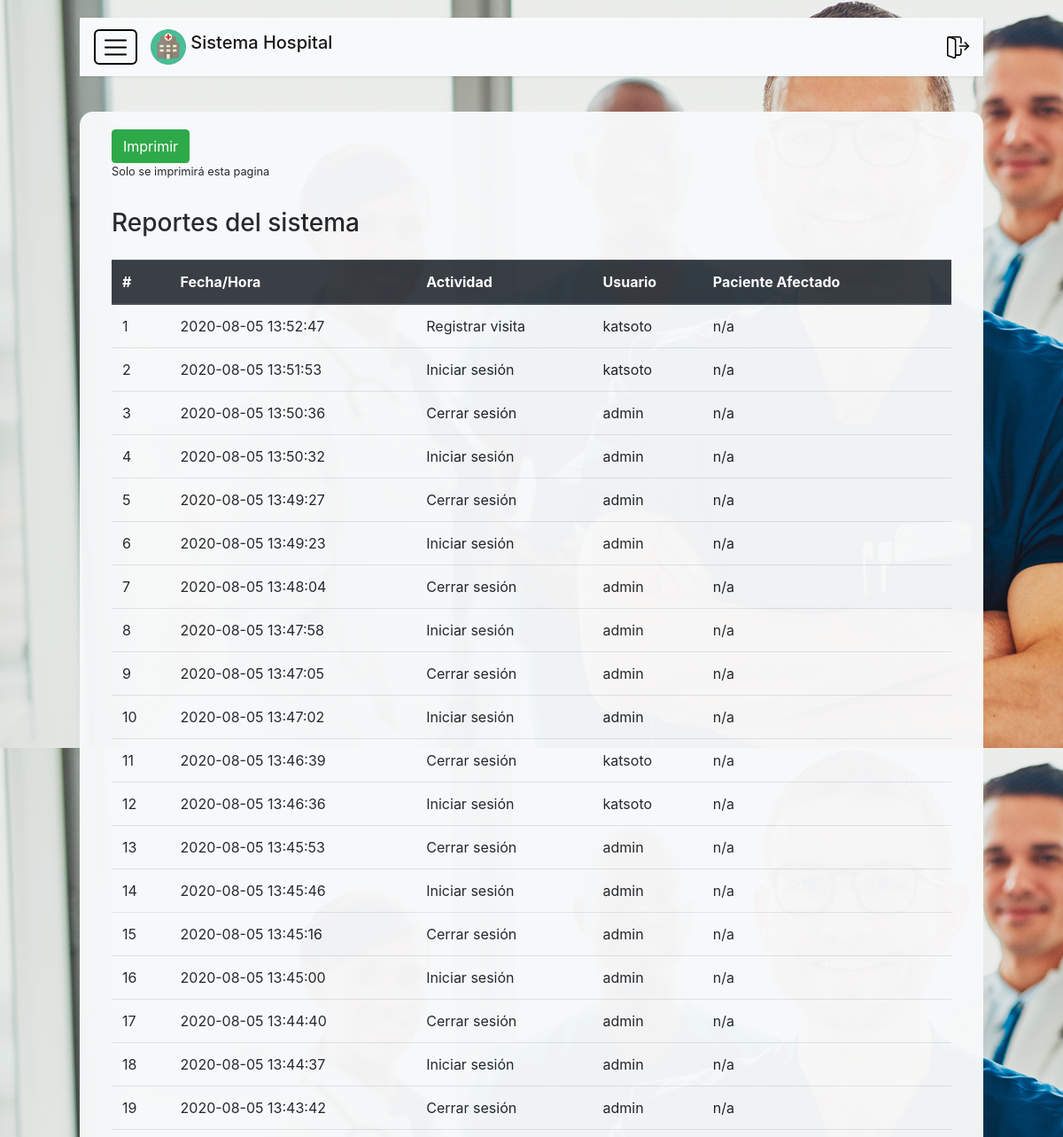
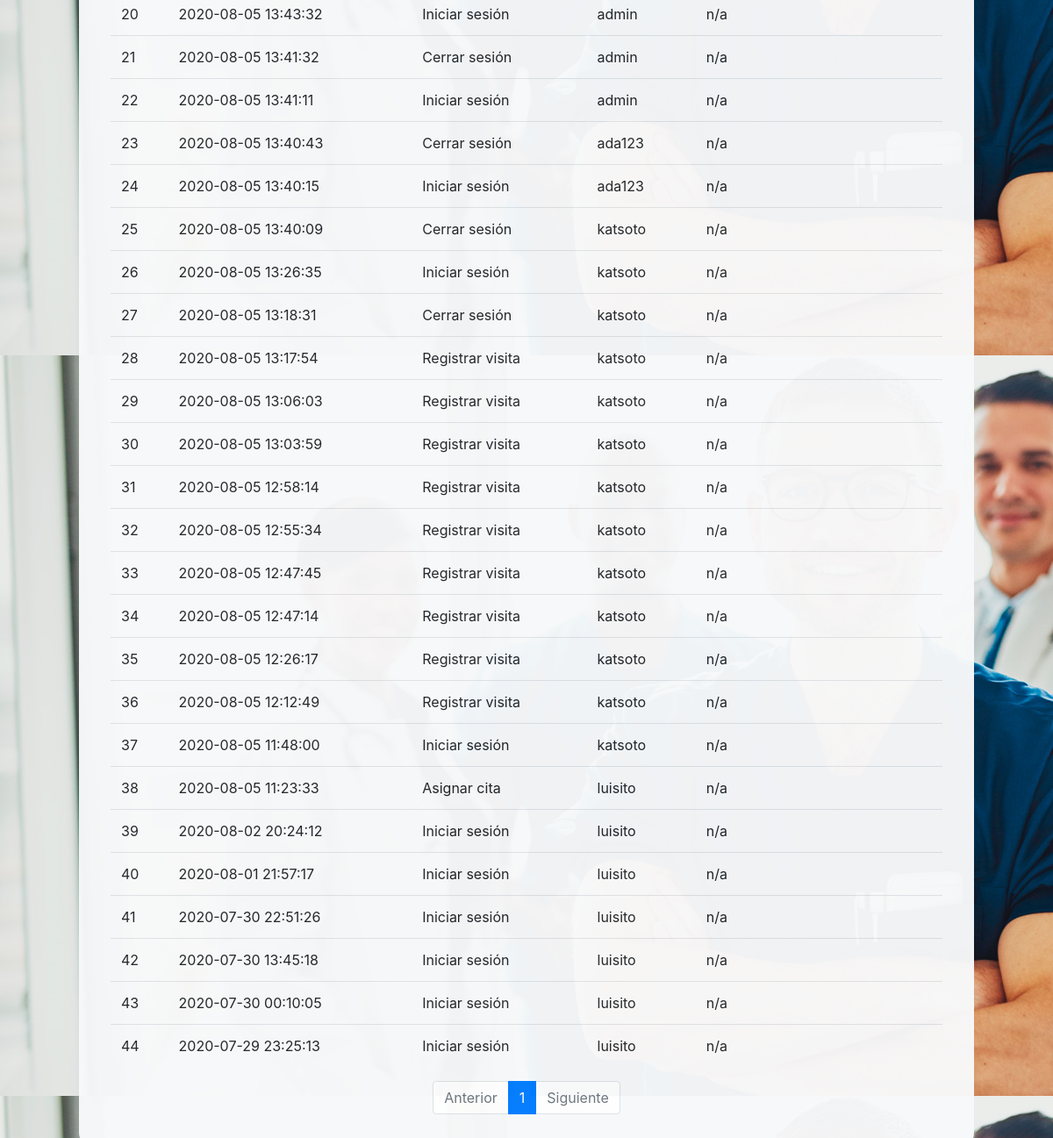
The app's page /reporteSistema.php?pag=1 (signed in) with its own data (2 pictures, top to bottom).
### tables this page shows
CREATE TABLE `reportesistema` (
  `idReporte` int(11) NOT NULL,
  `fecha_hora` datetime NOT NULL,
  `evento` int(11) NOT NULL,
  `usuario` int(11) NOT NULL,
  `pacienteAfect` varchar(13) DEFAULT NULL
);

CREATE TABLE `tipoeventos` (
  `idEvento` int(11) NOT NULL,
  `nomEvento` varchar(50) NOT NULL
);

CREATE TABLE `usuarios` (
  `idUsuario` int(11) NOT NULL,
  `nomUser` varchar(60) DEFAULT NULL,
  `apellidoUser` varchar(60) DEFAULT NULL,
  `user` varchar(30) DEFAULT NULL,
  `pass` varchar(100) DEFAULT NULL,
  `tipo` int(11) NOT NULL,
  `estado` int(11) NOT NULL
);

### reporteSistema.php (the view, shortened to what this page needs)
<?php
include_once("libreria/includes.php");
if($_SESSION['rol'] == 'Administrador')
{
    $filas_x_pag = 50;
    $inicio = ($_GET['pag']-1)*$filas_x_pag;
    $con = Conexion::getInstance();
    $sql = "SELECT fecha_hora, nomEvento, user, cedula, nombre, apellido
            FROM reportesistema
            INNER JOIN tipoeventos ON reportesistema.evento = tipoeventos.idEvento
            INNER JOIN usuarios ON reportesistema.usuario = usuarios.idUsuario
            LEFT JOIN pacientes ON reportesistema.pacienteAfect = pacientes.cedula
            ORDER BY fecha_hora DESC
            LIMIT $inicio, $filas_x_pag;";
    $result = mysqli_query($con, $sql);
} else {
    header("Location: index.php");
}
?>
<div class="px-3">
    <div class="pb-3">
        <button class="btn btn-success" onclick="Imprimir('reporteSistema')" >Imprimir</button>
        <small style="display: block;">Solo se imprimirá esta pagina</small>
    </div>
    <div id="reporteSistema">
        <div class="py-3">
            <h3>Reportes del sistema</h3>
        </div>
        <table class="table">
            <thead class="thead-dark">
                <tr>
                    <th scope="col">#</th>
                    <th scope="col">Fecha/Hora</th>
                    <th scope="col">Actividad</th>
                    <th scope="col">Usuario</th>
                    <th scope="col">Paciente Afectado</th>
                    <th scope="col"></th>
                </tr>
            </thead>
            <tbody>
                <?php
                    foreach($result as $fila)
                    {
                        $inicio++;
                        $paciente = "";
                        if($fila['cedula'] != null)
                        {
                            $paciente = "{$fila['cedula']} / {$fila['nombre']} {$fila['apellido']}";
                        } else {
                            $paciente = "n/a";
                        }
                        echo "
                            <tr>
                                <td>$inicio</td>
                                <td>{$fila['fecha_hora']}</td>
                                <td>{$fila['nomEvento']}</td>
                                <td>{$fila['user']}</td>
                                <td colspan='2'>$paciente</td>
                            </tr>
                        ";
                    }
                ?>
            </tbody>
        </table>
    </div>
</div>
<?php
 include_once("libreria/Paginador.php");
 include_once("libreria/foot.php");
 ?>

### css/login.css (style rules this page uses)
body { background-image: url("../source/background-login.png"); background-size: cover; }

### css/main.css (style rules this page uses)
body { font-family: 'Poppins', sans-serif; background: #fafafa; }

### libreria/head.php (style rules this page uses)
body { background-image: url('source/background-login.jpg'); }

### records on screen
reportesistema: fecha_hora "2020-08-05 13:52:47", evento.nomEvento "Registrar visita", usuario.user "katsoto", paciente "n/a"
reportesistema: fecha_hora "2020-08-05 13:51:53", evento.nomEvento "Iniciar sesión", usuario.user "katsoto", paciente "n/a"
reportesistema: fecha_hora "2020-08-05 13:50:36", evento.nomEvento "Cerrar sesión", usuario.user "admin", paciente "n/a"
reportesistema: fecha_hora "2020-08-05 13:50:32", evento.nomEvento "Iniciar sesión", usuario.user "admin", paciente "n/a"
reportesistema: fecha_hora "2020-08-05 13:49:27", evento.nomEvento "Cerrar sesión", usuario.user "admin", paciente "n/a"
reportesistema: fecha_hora "2020-08-05 13:49:23", evento.nomEvento "Iniciar sesión", usuario.user "admin", paciente "n/a"
reportesistema: fecha_hora "2020-08-05 13:48:04", evento.nomEvento "Cerrar sesión", usuario.user "admin", paciente "n/a"
reportesistema: fecha_hora "2020-08-05 13:47:58", evento.nomEvento "Iniciar sesión", usuario.user "admin", paciente "n/a"
reportesistema: fecha_hora "2020-08-05 13:47:05", evento.nomEvento "Cerrar sesión", usuario.user "admin", paciente "n/a"
reportesistema: fecha_hora "2020-08-05 13:47:02", evento.nomEvento "Iniciar sesión", usuario.user "admin", paciente "n/a"
reportesistema: fecha_hora "2020-08-05 13:46:39", evento.nomEvento "Cerrar sesión", usuario.user "katsoto", paciente "n/a"
reportesistema: fecha_hora "2020-08-05 13:46:36", evento.nomEvento "Iniciar sesión", usuario.user "katsoto", paciente "n/a"
reportesistema: fecha_hora "2020-08-05 13:45:53", evento.nomEvento "Cerrar sesión", usuario.user "admin", paciente "n/a"
reportesistema: fecha_hora "2020-08-05 13:45:46", evento.nomEvento "Iniciar sesión", usuario.user "admin", paciente "n/a"
reportesistema: fecha_hora "2020-08-05 13:45:16", evento.nomEvento "Cerrar sesión", usuario.user "admin", paciente "n/a"
reportesistema: fecha_hora "2020-08-05 13:45:00", evento.nomEvento "Iniciar sesión", usuario.user "admin", paciente "n/a"
reportesistema: fecha_hora "2020-08-05 13:44:40", evento.nomEvento "Cerrar sesión", usuario.user "admin", paciente "n/a"
reportesistema: fecha_hora "2020-08-05 13:44:37", evento.nomEvento "Iniciar sesión", usuario.user "admin", paciente "n/a"
reportesistema: fecha_hora "2020-08-05 13:43:42", evento.nomEvento "Cerrar sesión", usuario.user "admin", paciente "n/a"
reportesistema: fecha_hora "2020-08-05 13:43:32", evento.nomEvento "Iniciar sesión", usuario.user "admin", paciente "n/a"
reportesistema: fecha_hora "2020-08-05 13:41:32", evento.nomEvento "Cerrar sesión", usuario.user "admin", paciente "n/a"
reportesistema: fecha_hora "2020-08-05 13:41:11", evento.nomEvento "Iniciar sesión", usuario.user "admin", paciente "n/a"
reportesistema: fecha_hora "2020-08-05 13:40:43", evento.nomEvento "Cerrar sesión", usuario.user "ada123", paciente "n/a"
reportesistema: fecha_hora "2020-08-05 13:40:15", evento.nomEvento "Iniciar sesión", usuario.user "ada123", paciente "n/a"
reportesistema: fecha_hora "2020-08-05 13:40:09", evento.nomEvento "Cerrar sesión", usuario.user "katsoto", paciente "n/a"
reportesistema: fecha_hora "2020-08-05 13:26:35", evento.nomEvento "Iniciar sesión", usuario.user "katsoto", paciente "n/a"
reportesistema: fecha_hora "2020-08-05 13:18:31", evento.nomEvento "Cerrar sesión", usuario.user "katsoto", paciente "n/a"
reportesistema: fecha_hora "2020-08-05 13:17:54", evento.nomEvento "Registrar visita", usuario.user "katsoto", paciente "n/a"
reportesistema: fecha_hora "2020-08-05 13:06:03", evento.nomEvento "Registrar visita", usuario.user "katsoto", paciente "n/a"
reportesistema: fecha_hora "2020-08-05 13:03:59", evento.nomEvento "Registrar visita", usuario.user "katsoto", paciente "n/a"
reportesistema: fecha_hora "2020-08-05 12:58:14", evento.nomEvento "Registrar visita", usuario.user "katsoto", paciente "n/a"
reportesistema: fecha_hora "2020-08-05 12:55:34", evento.nomEvento "Registrar visita", usuario.user "katsoto", paciente "n/a"
reportesistema: fecha_hora "2020-08-05 12:47:45", evento.nomEvento "Registrar visita", usuario.user "katsoto", paciente "n/a"
reportesistema: fecha_hora "2020-08-05 12:47:14", evento.nomEvento "Registrar visita", usuario.user "katsoto", paciente "n/a"
reportesistema: fecha_hora "2020-08-05 12:26:17", evento.nomEvento "Registrar visita", usuario.user "katsoto", paciente "n/a"
reportesistema: fecha_hora "2020-08-05 12:12:49", evento.nomEvento "Registrar visita", usuario.user "katsoto", paciente "n/a"
reportesistema: fecha_hora "2020-08-05 11:48:00", evento.nomEvento "Iniciar sesión", usuario.user "katsoto", paciente "n/a"
reportesistema: fecha_hora "2020-08-05 11:23:33", evento.nomEvento "Asignar cita", usuario.user "luisito", paciente "n/a"
reportesistema: fecha_hora "2020-08-02 20:24:12", evento.nomEvento "Iniciar sesión", usuario.user "luisito", paciente "n/a"
reportesistema: fecha_hora "2020-08-01 21:57:17", evento.nomEvento "Iniciar sesión", usuario.user "luisito", paciente "n/a"
reportesistema: fecha_hora "2020-07-30 22:51:26", evento.nomEvento "Iniciar sesión", usuario.user "luisito", paciente "n/a"
reportesistema: fecha_hora "2020-07-30 13:45:18", evento.nomEvento "Iniciar sesión", usuario.user "luisito", paciente "n/a"
reportesistema: fecha_hora "2020-07-30 00:10:05", evento.nomEvento "Iniciar sesión", usuario.user "luisito", paciente "n/a"
reportesistema: fecha_hora "2020-07-29 23:25:13", evento.nomEvento "Iniciar sesión", usuario.user "luisito", paciente "n/a"
